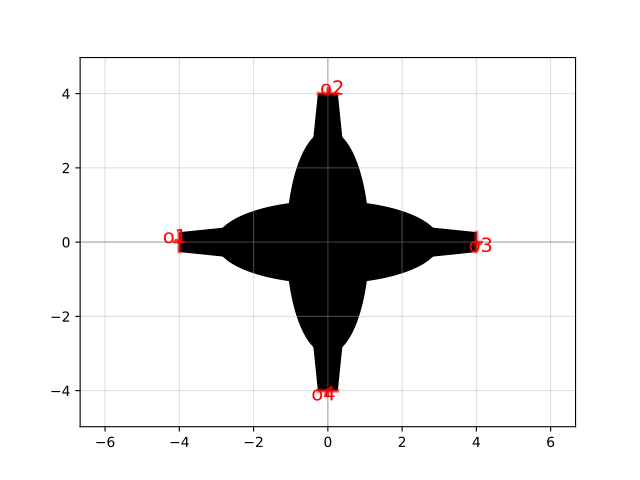

Recreate this plot in Python.
import gdsfactory as gf

c = gf.components.crossing_etched(width=0.5, r1=3.0, r2=1.1, w=1.2, L=3.4, layer_wg='WG', layer_slab='SLAB150')
c.plot()
